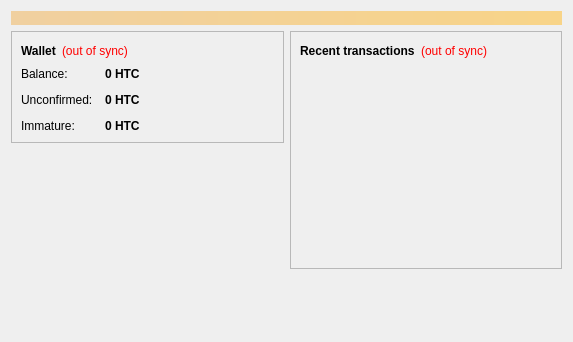
<?xml version="1.0" encoding="UTF-8"?>
<ui version="4.0">
 <class>OverviewPage</class>
 <widget class="QWidget" name="OverviewPage">
  <property name="geometry">
   <rect>
    <x>0</x>
    <y>0</y>
    <width>573</width>
    <height>342</height>
   </rect>
  </property>
  <property name="windowTitle">
   <string>Form</string>
  </property>
  <layout class="QVBoxLayout" name="topLayout">
   <item>
    <widget class="QLabel" name="labelAlerts">
     <property name="visible">
      <bool>false</bool>
     </property>
     <property name="styleSheet">
      <string notr="true">background-color: qlineargradient(x1: 0, y1: 0, x2: 1, y2: 0, stop:0 #F0D0A0, stop:1 #F8D488); color:#000000;</string>
     </property>
     <property name="wordWrap">
      <bool>true</bool>
     </property>
     <property name="margin">
      <number>3</number>
     </property>
    </widget>
   </item>
   <item>
    <layout class="QHBoxLayout" name="horizontalLayout" stretch="1,1">
     <item>
      <layout class="QVBoxLayout" name="verticalLayout_2">
       <item>
        <widget class="QFrame" name="frame">
         <property name="frameShape">
          <enum>QFrame::StyledPanel</enum>
         </property>
         <property name="frameShadow">
          <enum>QFrame::Raised</enum>
         </property>
         <layout class="QVBoxLayout" name="verticalLayout_4">
          <item>
           <layout class="QHBoxLayout" name="horizontalLayout_4">
            <item>
             <widget class="QLabel" name="label_5">
              <property name="font">
               <font>
                <weight>75</weight>
                <bold>true</bold>
               </font>
              </property>
              <property name="text">
               <string>Wallet</string>
              </property>
             </widget>
            </item>
            <item>
             <widget class="QLabel" name="labelWalletStatus">
              <property name="toolTip">
               <string>The displayed information may be out of date. Your wallet automatically synchronizes with the Hitecoin network after a connection is established, but this process has not completed yet.</string>
              </property>
              <property name="styleSheet">
               <string notr="true">QLabel { color: red; }</string>
              </property>
              <property name="text">
               <string notr="true">(out of sync)</string>
              </property>
              <property name="alignment">
               <set>Qt::AlignLeading|Qt::AlignLeft|Qt::AlignVCenter</set>
              </property>
             </widget>
            </item>
            <item>
             <spacer name="horizontalSpacer_2">
              <property name="orientation">
               <enum>Qt::Horizontal</enum>
              </property>
              <property name="sizeHint" stdset="0">
               <size>
                <width>40</width>
                <height>20</height>
               </size>
              </property>
             </spacer>
            </item>
           </layout>
          </item>
          <item>
           <layout class="QFormLayout" name="formLayout_2">
            <property name="fieldGrowthPolicy">
             <enum>QFormLayout::AllNonFixedFieldsGrow</enum>
            </property>
            <property name="horizontalSpacing">
             <number>12</number>
            </property>
            <property name="verticalSpacing">
             <number>12</number>
            </property>
            <item row="0" column="0">
             <widget class="QLabel" name="label">
              <property name="text">
               <string>Balance:</string>
              </property>
             </widget>
            </item>
            <item row="0" column="1">
             <widget class="QLabel" name="labelBalance">
              <property name="font">
               <font>
                <weight>75</weight>
                <bold>true</bold>
               </font>
              </property>
              <property name="cursor">
               <cursorShape>IBeamCursor</cursorShape>
              </property>
              <property name="toolTip">
               <string>Your current balance</string>
              </property>
              <property name="text">
               <string notr="true">0 HTC</string>
              </property>
              <property name="textInteractionFlags">
               <set>Qt::LinksAccessibleByMouse|Qt::TextSelectableByKeyboard|Qt::TextSelectableByMouse</set>
              </property>
             </widget>
            </item>
            <item row="1" column="0">
             <widget class="QLabel" name="label_3">
              <property name="text">
               <string>Unconfirmed:</string>
              </property>
             </widget>
            </item>
            <item row="1" column="1">
             <widget class="QLabel" name="labelUnconfirmed">
              <property name="font">
               <font>
                <weight>75</weight>
                <bold>true</bold>
               </font>
              </property>
              <property name="cursor">
               <cursorShape>IBeamCursor</cursorShape>
              </property>
              <property name="toolTip">
               <string>Total of transactions that have yet to be confirmed, and do not yet count toward the current balance</string>
              </property>
              <property name="text">
               <string notr="true">0 HTC</string>
              </property>
              <property name="textInteractionFlags">
               <set>Qt::LinksAccessibleByMouse|Qt::TextSelectableByKeyboard|Qt::TextSelectableByMouse</set>
              </property>
             </widget>
            </item>
            <item row="2" column="0">
             <widget class="QLabel" name="labelImmatureText">
              <property name="text">
               <string>Immature:</string>
              </property>
             </widget>
            </item>
            <item row="2" column="1">
             <widget class="QLabel" name="labelImmature">
              <property name="font">
               <font>
                <weight>75</weight>
                <bold>true</bold>
               </font>
              </property>
              <property name="toolTip">
               <string>Mined balance that has not yet matured</string>
              </property>
              <property name="text">
               <string notr="true">0 HTC</string>
              </property>
              <property name="textInteractionFlags">
               <set>Qt::LinksAccessibleByMouse|Qt::TextSelectableByKeyboard|Qt::TextSelectableByMouse</set>
              </property>
             </widget>
            </item>
           </layout>
          </item>
         </layout>
        </widget>
       </item>
       <item>
        <spacer name="verticalSpacer">
         <property name="orientation">
          <enum>Qt::Vertical</enum>
         </property>
         <property name="sizeHint" stdset="0">
          <size>
           <width>20</width>
           <height>40</height>
          </size>
         </property>
        </spacer>
       </item>
      </layout>
     </item>
     <item>
      <layout class="QVBoxLayout" name="verticalLayout_3">
       <item>
        <widget class="QFrame" name="frame_2">
         <property name="frameShape">
          <enum>QFrame::StyledPanel</enum>
         </property>
         <property name="frameShadow">
          <enum>QFrame::Raised</enum>
         </property>
         <layout class="QVBoxLayout" name="verticalLayout">
          <item>
           <layout class="QHBoxLayout" name="horizontalLayout_2">
            <item>
             <widget class="QLabel" name="label_4">
              <property name="text">
               <string>&lt;b&gt;Recent transactions&lt;/b&gt;</string>
              </property>
             </widget>
            </item>
            <item>
             <widget class="QLabel" name="labelTransactionsStatus">
              <property name="toolTip">
               <string>The displayed information may be out of date. Your wallet automatically synchronizes with the Hitecoin network after a connection is established, but this process has not completed yet.</string>
              </property>
              <property name="styleSheet">
               <string notr="true">QLabel { color: red; }</string>
              </property>
              <property name="text">
               <string notr="true">(out of sync)</string>
              </property>
              <property name="alignment">
               <set>Qt::AlignRight|Qt::AlignTrailing|Qt::AlignVCenter</set>
              </property>
             </widget>
            </item>
            <item>
             <spacer name="horizontalSpacer">
              <property name="orientation">
               <enum>Qt::Horizontal</enum>
              </property>
              <property name="sizeHint" stdset="0">
               <size>
                <width>40</width>
                <height>20</height>
               </size>
              </property>
             </spacer>
            </item>
           </layout>
          </item>
          <item>
           <widget class="QListView" name="listTransactions">
            <property name="styleSheet">
             <string notr="true">QListView { background: transparent; }</string>
            </property>
            <property name="frameShape">
             <enum>QFrame::NoFrame</enum>
            </property>
            <property name="verticalScrollBarPolicy">
             <enum>Qt::ScrollBarAlwaysOff</enum>
            </property>
            <property name="horizontalScrollBarPolicy">
             <enum>Qt::ScrollBarAlwaysOff</enum>
            </property>
            <property name="selectionMode">
             <enum>QAbstractItemView::NoSelection</enum>
            </property>
           </widget>
          </item>
         </layout>
        </widget>
       </item>
       <item>
        <spacer name="verticalSpacer_2">
         <property name="orientation">
          <enum>Qt::Vertical</enum>
         </property>
         <property name="sizeHint" stdset="0">
          <size>
           <width>20</width>
           <height>40</height>
          </size>
         </property>
        </spacer>
       </item>
      </layout>
     </item>
    </layout>
   </item>
  </layout>
 </widget>
 <resources/>
 <connections/>
</ui>
